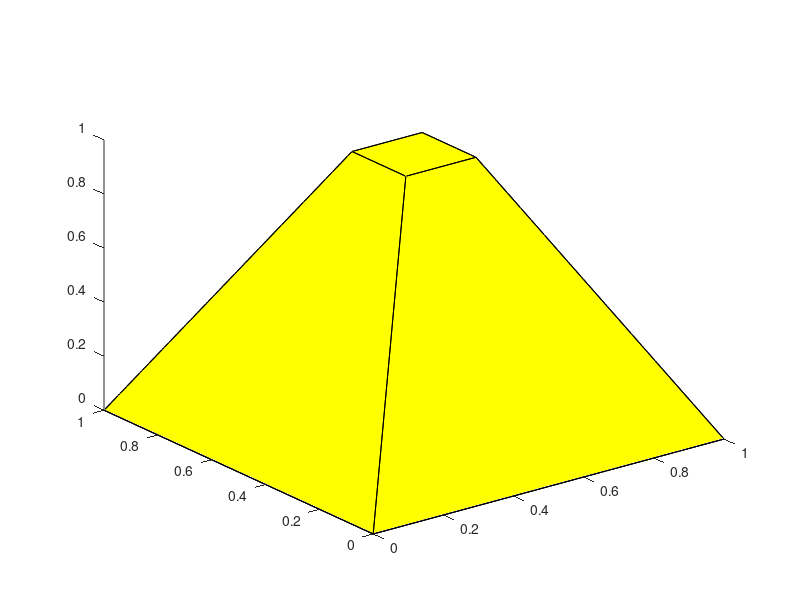

Here is the MATLAB script that generated this plot: (Note: this script raises an error after producing the figure.)
x = [0  0  1  1  0 .4
     1  1  1  0  0 .4
     1 .6 .6 .4 .4 .6
     0 .4 .6 .6 .4 .6];
y = [0  1  1  0  0 .4
     0  1  0  0  1 .6
     1 .6 .4 .4 .6 .6
     1 .6 .6 .4 .4 .4];
z = [0  0  0  0  0  1
     0  0  0  0  0  1
     0  1  1  1  1  1
     0  1  1  1  1  1];
patch(x,y,z,'y')
view(3);xyz,box
